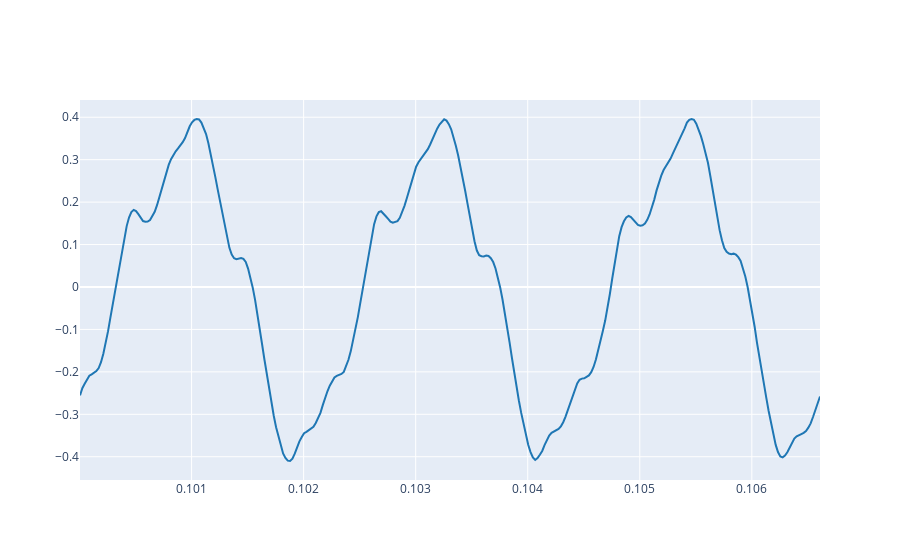

The cell this chart's notebook holds for it:
### Markdown cell above
2.3. Plot three periods of the signal using the `plot_signals` function and selecting `t_start` and `t_end` arguments accordingly. Try to get the first periods of the audio signal but avoiding the attack section.

### Code cell
tstart = 0.1
tend = tstart + 3 * T
plot_signals(ref, fs, t_start=tstart, t_end=tend)

### Figure 1 — Plotly figure (JSON) as saved in the notebook; plotly's stock layout.template omitted (floating-point values rounded to 4 significant figures; data arrays with more than 128 entries replaced by an {"elided": "..."} marker saying what was removed)
{"data": [{"line": {"color": "#1f77b4", "shape": "linear"}, "mode": "lines", "name": "audio signal 0", "type": "scatter", "x": {"elided": "318 float values"}, "y": {"elided": "318 float values"}}], "layout": {}}
